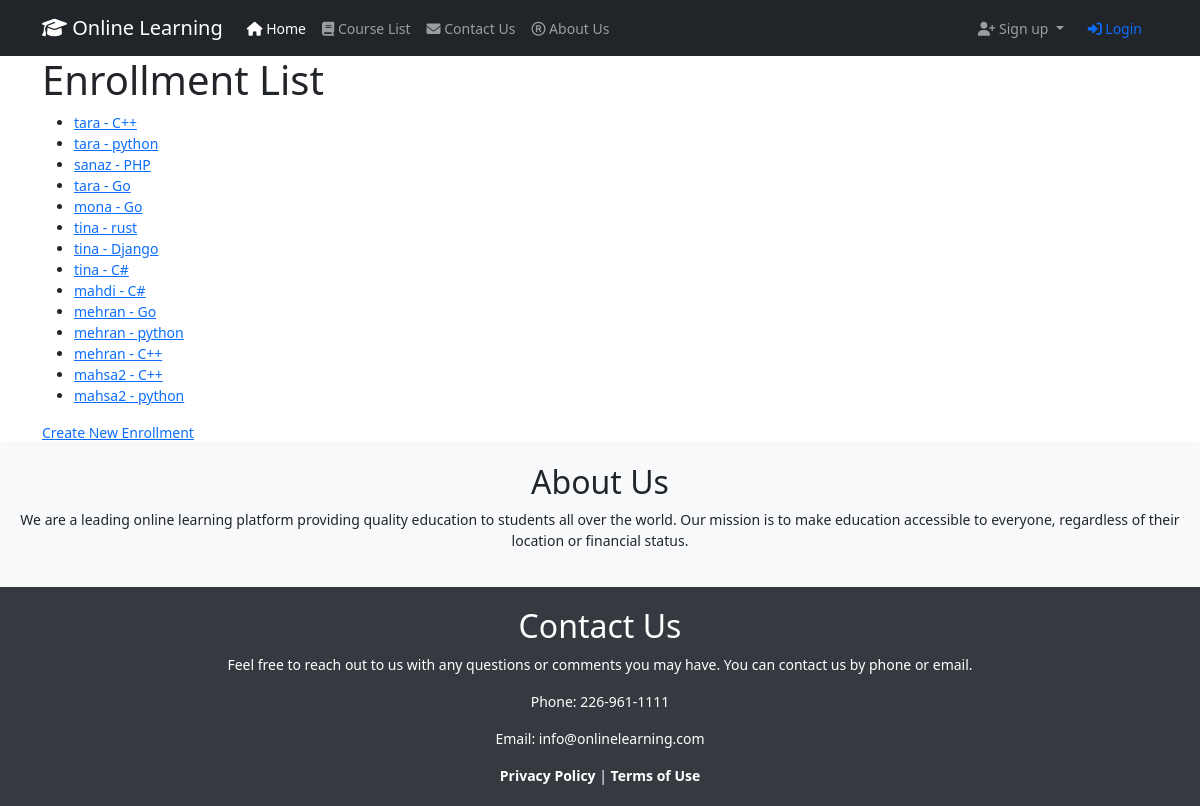
Page /enrollments/ on the earlier database version.
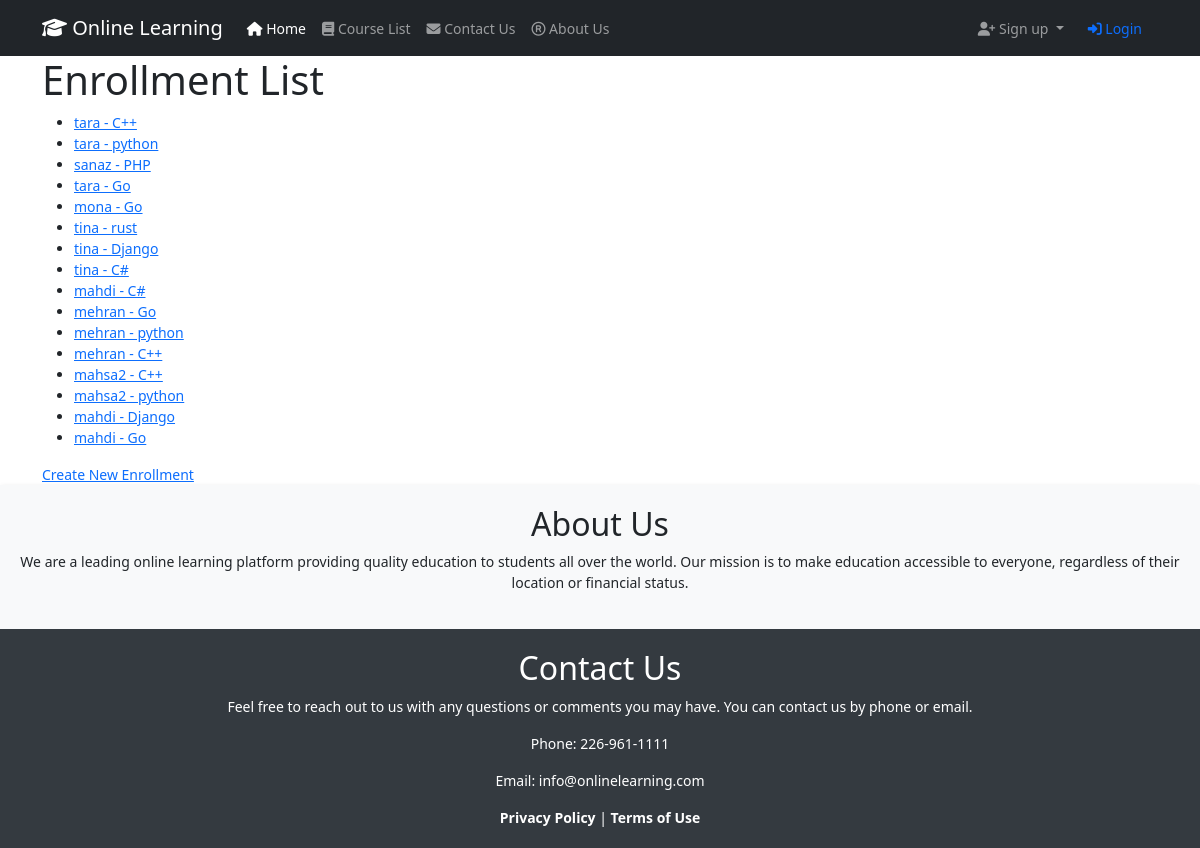
Same page on the later database version.
### WhiteboardApp/models.py (models this page shows, shortened)
class Enrollment(models.Model):
    student = models.ForeignKey(Student, on_delete=models.CASCADE)
    course = models.ForeignKey(Course, on_delete=models.CASCADE)
    enrollment_date = models.DateField(auto_now_add=True)
    def __str__(self):
        return f"{self.student.user.username} - {self.course.title}"

class Student(models.Model):
    user = models.OneToOneField(User, on_delete=models.CASCADE, related_name='student')
    profile_picture = models.ImageField(upload_to='profile_pictures/', null=True, blank=True)
    bio = models.TextField(blank=True)
    date_of_birth = models.DateField(null=True, blank=True)
    address = models.CharField(max_length=255, blank=True)
    website = models.URLField(blank=True)
    phone_number = models.CharField(max_length=15, null=True, blank=True)
    courses_enrolled = models.ManyToManyField(Course, through='Enrollment')
    membership = models.ForeignKey(Membership, on_delete=models.SET_NULL, null=True, default=0)
    additional_data = models.JSONField(blank=True, null=True)
    class Meta:
        db_table = 'WhiteboardApp_student'
        verbose_name = 'student'
        verbose_name_plural = 'students'

class Course(models.Model):
    title = models.CharField(max_length=100)
    description = models.TextField()
    instructor = models.ForeignKey(Instructor, on_delete=models.CASCADE)
    start_date = models.DateField()
    end_date = models.DateField()
    is_active = models.BooleanField(default=True)
    syllabus = models.FileField(upload_to='syllabus/', null=True, blank=True)
    prerequisites = models.ManyToManyField('self', blank=True)
    avatar = models.ImageField(upload_to='avatars/', null=True, blank=True)
    additional_data = models.JSONField(blank=True, null=True)

### WhiteboardApp/views.py (the view)
# urls.py: path('enrollments/', views.enrollment_list, name='enrollment-list'),
def enrollment_list(request):
    enrollments = Enrollment.objects.all()
    return render(request, 'EnrolmentTemplates/Enrollment_list.html', {'enrollments': enrollments})

### templates/EnrolmentTemplates/Enrollment_list.html (shortened to what this page needs)
{% extends 'base.html' %}
{% block content %}
  <h1>Enrollment List</h1>
  <ul>
    {% for enrollment in enrollments %}
      <li><a href="{% url 'WhiteboardApp:enrollment-detail' enrollment.pk %}">{{ enrollment }}</a></li>
    {% endfor %}
  </ul>
  <a href="{% url 'WhiteboardApp:enrollment-create' %}">Create New Enrollment</a>
{% endblock %}

Differences in the rows shown:
added Enrollment: student+course "mahdi - Django"
added Enrollment: student+course "mahdi - Go"
